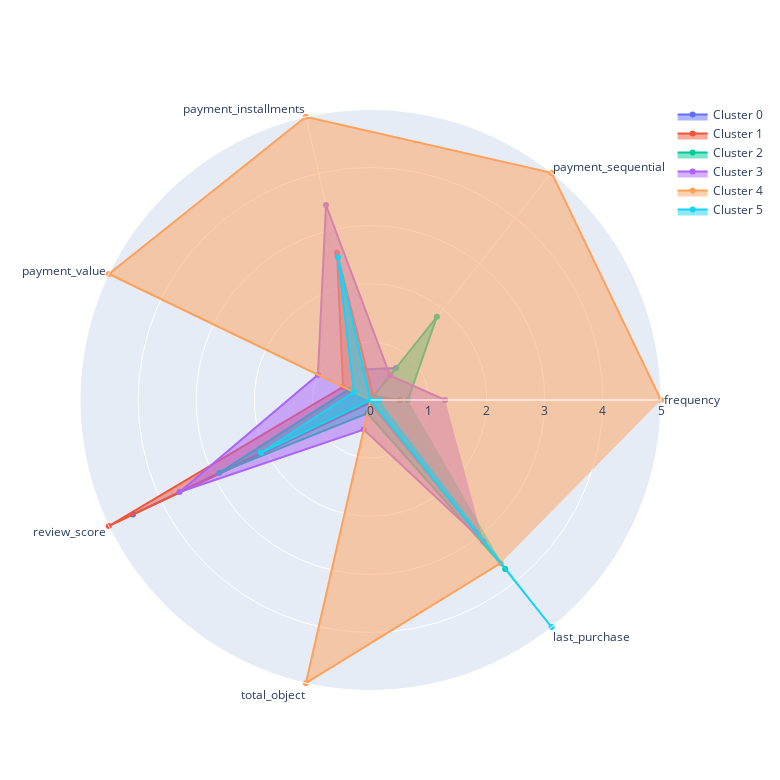

Here is the notebook cell this chart was saved with:
### Code cell
import plotly.graph_objects as go
# Créer une figure en radar pour chaque cluster
fig = go.Figure()

for cluster, row in df_norm.iterrows():
    values = row.values.tolist()
    

    

    fig.add_trace(go.Scatterpolar(
        r=values,
        theta= columns_numeric,
        fill='toself',
        name=f'Cluster {cluster}'
    ))

# Mettre en forme la figurenum_cols,
fig.update_layout(
    polar=dict(
        radialaxis=dict(
            visible=True,
            range=[0, 5]
        ),
    ),
    showlegend=True,
    width=780,
    height=780

)

# Afficher la figure
fig.show()
figsize = (60,60)

### Figure 1 — Plotly figure (JSON) as saved in the notebook; plotly's stock layout.template omitted (floating-point values rounded to 4 significant figures)
{"data": [{"fill": "toself", "name": "Cluster 0", "r": [0, 0.7025, 0.5374, 0, 4.538, 0.04924, 2.911], "theta": ["frequency", "payment_sequential", "payment_installments", "payment_value", "review_score", "total_object", "last_purchase"], "type": "scatterpolar"}, {"fill": "toself", "name": "Cluster 1", "r": [0.5106, 0.08011, 2.599, 0.5235, 5, 0.04232, 0], "theta": ["frequency", "payment_sequential", "payment_installments", "payment_value", "review_score", "total_object", "last_purchase"], "type": "scatterpolar"}, {"fill": "toself", "name": "Cluster 2", "r": [0.644, 1.833, 0, 0.4175, 2.889, 0.2334, 3.719], "theta": ["frequency", "payment_sequential", "payment_installments", "payment_value", "review_score", "total_object", "last_purchase"], "type": "scatterpolar"}, {"fill": "toself", "name": "Cluster 3", "r": [1.283, 0.5394, 3.442, 1.005, 3.649, 0.5216, 3.116], "theta": ["frequency", "payment_sequential", "payment_installments", "payment_value", "review_score", "total_object", "last_purchase"], "type": "scatterpolar"}, {"fill": "toself", "name": "Cluster 4", "r": [5, 5, 5, 5, 0, 5, 3.593], "theta": ["frequency", "payment_sequential", "payment_installments", "payment_value", "review_score", "total_object", "last_purchase"], "type": "scatterpolar"}, {"fill": "toself", "name": "Cluster 5", "r": [0.1476, 0, 2.519, 0.3181, 2.093, 0, 5], "theta": ["frequency", "payment_sequential", "payment_installments", "payment_value", "review_score", "total_object", "last_purchase"], "type": "scatterpolar"}], "layout": {"height": 780, "polar": {"radialaxis": {"range": [0, 5], "visible": true}}, "showlegend": true, "width": 780}}
